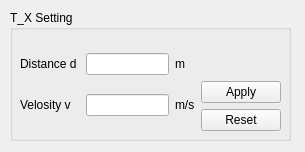
<?xml version="1.0" encoding="UTF-8"?>
<ui version="4.0">
 <class>Form</class>
 <widget class="QWidget" name="Form">
  <property name="geometry">
   <rect>
    <x>0</x>
    <y>0</y>
    <width>305</width>
    <height>152</height>
   </rect>
  </property>
  <property name="windowTitle">
   <string>Form</string>
  </property>
  <widget class="QGroupBox" name="groupBox">
   <property name="geometry">
    <rect>
     <x>10</x>
     <y>10</y>
     <width>281</width>
     <height>131</height>
    </rect>
   </property>
   <property name="title">
    <string>T_X Setting</string>
   </property>
   <widget class="QWidget" name="horizontalLayoutWidget">
    <property name="geometry">
     <rect>
      <x>10</x>
      <y>30</y>
      <width>261</width>
      <height>91</height>
     </rect>
    </property>
    <layout class="QHBoxLayout" name="horizontalLayout">
     <item>
      <layout class="QGridLayout" name="gridLayout">
       <item row="0" column="0">
        <widget class="QLabel" name="label">
         <property name="text">
          <string>Distance d </string>
         </property>
        </widget>
       </item>
       <item row="1" column="2">
        <widget class="QLabel" name="label_6">
         <property name="text">
          <string>m/s</string>
         </property>
        </widget>
       </item>
       <item row="0" column="2">
        <widget class="QLabel" name="label_5">
         <property name="text">
          <string>m</string>
         </property>
        </widget>
       </item>
       <item row="0" column="1">
        <widget class="QLineEdit" name="lineEdit_d"/>
       </item>
       <item row="1" column="0">
        <widget class="QLabel" name="label_2">
         <property name="text">
          <string>Velosity v</string>
         </property>
        </widget>
       </item>
       <item row="1" column="1">
        <widget class="QLineEdit" name="lineEdit_v"/>
       </item>
       <item row="2" column="5">
        <layout class="QVBoxLayout" name="verticalLayout"/>
       </item>
      </layout>
     </item>
     <item>
      <layout class="QVBoxLayout" name="verticalLayout_2">
       <item>
        <spacer name="verticalSpacer">
         <property name="orientation">
          <enum>Qt::Orientation::Vertical</enum>
         </property>
         <property name="sizeHint" stdset="0">
          <size>
           <width>20</width>
           <height>40</height>
          </size>
         </property>
        </spacer>
       </item>
       <item>
        <widget class="QPushButton" name="applyButton">
         <property name="text">
          <string>Apply</string>
         </property>
        </widget>
       </item>
       <item>
        <widget class="QPushButton" name="resetButton">
         <property name="text">
          <string>Reset</string>
         </property>
        </widget>
       </item>
      </layout>
     </item>
    </layout>
   </widget>
  </widget>
 </widget>
 <resources/>
 <connections/>
</ui>
